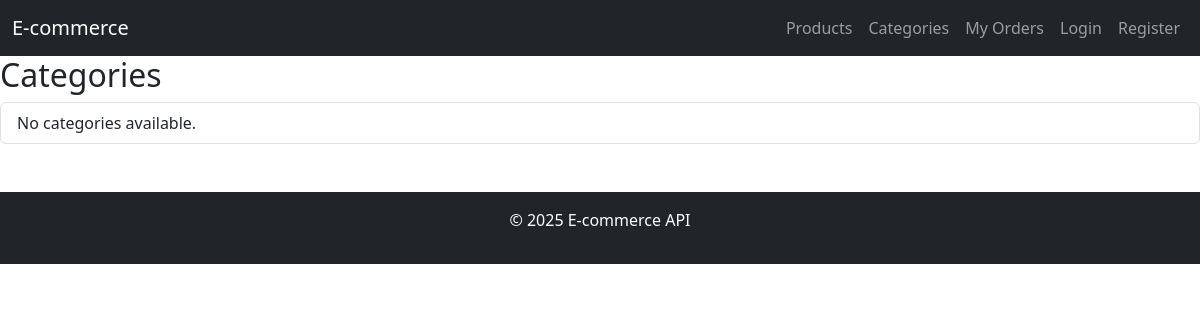
Page /categories/ on the earlier database version.
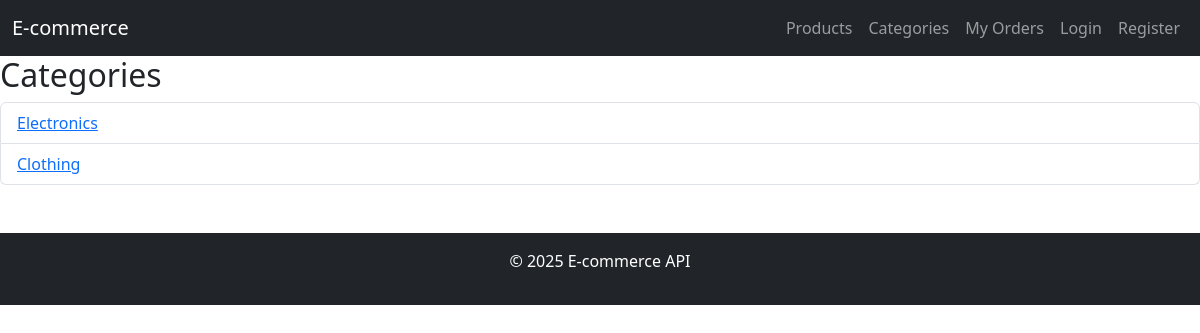
Same page on the later database version.
### products/models.py (models this page shows, shortened)
class Category(models.Model):
    name = models.CharField(max_length=100, unique=True)
    description = models.TextField(blank=True)

### products/views.py (the view)
# urls.py: path('categories/', category_list_view, name='category_list'),
def category_list_view(request):
    categories = Category.objects.all()
    context = {'categories': categories}
    return render(request, 'category_list.html', context)

### templates/category_list.html (shortened to what this page needs)
{% extends "base.html" %}
{% block content %}
<h2>Categories</h2>
<ul class="list-group">
    {% for category in categories %}
    <li class="list-group-item">
        <a href="{% url 'category_detail' category.id %}">{{ category.name }}</a>
    </li>
    {% empty %}
    <li class="list-group-item">No categories available.</li>
    {% endfor %}
</ul>
{% endblock %}

### templates/base.html (shortened to what this page needs)
<!DOCTYPE html>
<html lang="en">
<head>
    <link href="https://cdn.jsdelivr.net/npm/bootstrap@5.3.0/dist/css/bootstrap.min.css" rel="stylesheet">
</head>
<body>
    <nav class="navbar navbar-expand-lg navbar-dark bg-dark">
        <div class="container-fluid">
            <a class="navbar-brand" href="{% url 'home' %}">E-commerce</a>
            <div class="collapse navbar-collapse justify-content-end" id="navbarNav">
                <ul class="navbar-nav">
                    <li class="nav-item">
                        <a class="nav-link" href="{% url 'products-grid' %}">Products</a>
                    </li>
                    <li class="nav-item">
                        <a class="nav-link" href="{% url 'category_list' %}">Categories</a>
                    </li>
                    <li class="nav-item">
                        <a class="nav-link" href="{% url 'order_list' %}">My Orders</a>
                    </li>
                    {% if user.is_authenticated %}
                    <li class="nav-item">
                        <a class="nav-link" href="{% url 'profile' %}">Profile</a>
                    </li>
                    <li class="nav-item">
                        <a class="nav-link" href="{% url 'logout' %}">Logout</a>
                    </li>
                    {% else %}
                    <li class="nav-item">
                        <a class="nav-link" href="{% url 'login' %}">Login</a>
                    </li>
                    <li class="nav-item">
                        <a class="nav-link" href="{% url 'register' %}">Register</a>
                    </li>
                    {% endif %}
                </ul>
            </div>
        </div>
    </nav>
    <main>
        {% block content %}{% endblock %}
    </main>
    <footer class="bg-dark text-white text-center py-3 mt-5">
        <div class="container">
            <p>&copy; 2025 E-commerce API</p>
        </div>
    </footer>
</body>
</html>

Differences in the rows shown:
added Category: name "Electronics"
added Category: name "Clothing"
Other differences:
text no longer shown: "No categories available."
